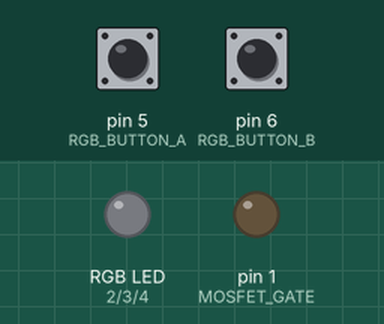
Simulated run of this sketch. Board: Arduino Uno, built with avr-gcc and run on an emulated ATmega328P. On the bench: an RGB LED mixed from three pins (HIGH = lit), output pins drawn as LEDs (lit = HIGH). The test bench sets the inputs (shaded band); at power-on: pin 6 (RGB_BUTTON_B) LOW, pin 5 (RGB_BUTTON_A) LOW.

Above: at 1.2 s.
1.3 s: pin 6 (RGB_BUTTON_B) pulled HIGH for 0.15 s
At 2.3 s:
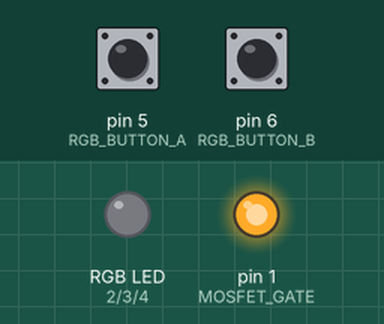
3.0 s: pin 5 (RGB_BUTTON_A) pulled HIGH for 0.15 s
At 4.1 s:
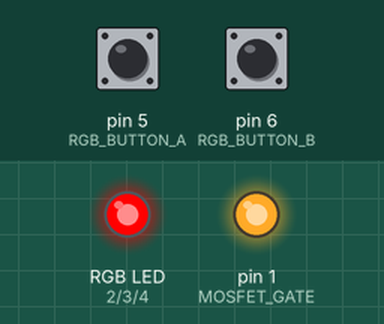
4.6 s: pin 5 (RGB_BUTTON_A) pulled HIGH for 1 s
At 5.3 s:
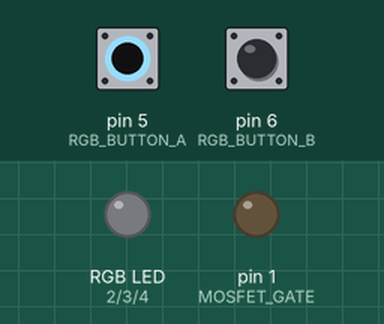
7.1 s: pin 6 (RGB_BUTTON_B) pulled HIGH for 1 s
At 9.2 s:
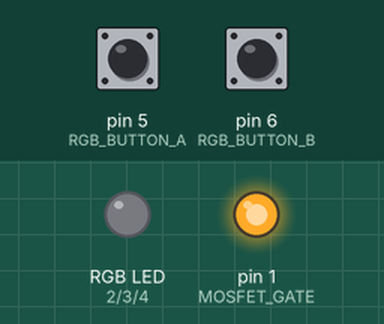
Timing chart, 0 to 10.6 s (numbered marks = the images above; inputs shaded):
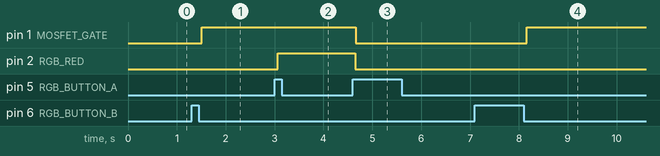

The sketch:

blanket-controller.ino
```cpp
// constants for the RGB shield
#define RGB_RED 2
#define RGB_GREEN 3
#define RGB_BLUE 4
#define RGB_BUTTON_A 5
#define RGB_BUTTON_B 6

// output on GPIO pin 1 - this controls the MOSFET via PWM
#define MOSFET_GATE 1

// track the output voltage
#define HEAT_OFF 0
#define HEAT_LOW 1
#define HEAT_MEDIUM 2
#define HEAT_HIGH 3
int heatLevel = HEAT_OFF;

// used to track control button state (standard debouncing approach
// Button A is used for on-board debugging (momentary)
// Button B works as the deployment toggler switch
int buttonAState;
int lastButtonAState = LOW;
int buttonBState;
int lastButtonBState = LOW;
unsigned long lastDebounceATime = 0;
unsigned long lastDebounceBTime = 0;
unsigned long debounceDelay = 50;

// setup the pins and make sure the blanket is off
void setup() {
  pinMode(RGB_RED, OUTPUT);
  pinMode(RGB_GREEN, OUTPUT);
  pinMode(RGB_BLUE, OUTPUT);
  pinMode(RGB_BUTTON_A, INPUT);
  pinMode(RGB_BUTTON_B, INPUT);
  lastButtonBState = digitalRead(RGB_BUTTON_B);
  pinMode(MOSFET_GATE, OUTPUT);
  // setup serial comms for debugging
  //Serial.begin(9600);
  // intiailize it all as off
  updateFeedbackLed();
  updateOutputLevel();
}

// main functioning
void loop() {
  int changed = 0;
  changed = buttonWasPressed();
  if (changed == 1) {
    updateFeedbackLed();
    updateOutputLevel();
  }
}

int buttonWasPressed() {
  int changed = 0;
  int reading;

  // check button A first
  // A standard debounced button check
  // see: https://www.arduino.cc/en/Tutorial/BuiltInExamples/Debounce
  reading = digitalRead(RGB_BUTTON_A);
  if (reading != lastButtonAState) {
    lastDebounceATime = millis();
  }
  if ((millis() - lastDebounceATime) > debounceDelay) {
    if (reading != buttonAState) {
      buttonAState = reading;
      if (buttonAState == HIGH) {
        handleButtonPress();
        changed = 1;
        Serial.println("Button A Pressed");
      }
    }
  }
  lastButtonAState = reading;

  // now check for toggle on button B
  reading = digitalRead(RGB_BUTTON_B);
  if (reading != lastButtonBState) {
    lastDebounceBTime = millis();
  }
  if ((millis() - lastDebounceBTime) > debounceDelay) {
    if (reading != buttonBState) {
      buttonBState = reading;
      handleButtonPress();
      changed = 1;
      Serial.println("Button B Pressed");
    }
  }
  lastButtonBState = reading;

  return changed; // return 1 if the button was pressed, 0 if not
}

void updateOutputLevel() {
  int outputLevel = 0;
  switch(heatLevel) {
    case HEAT_OFF:
      outputLevel = 0;
      break;
    case HEAT_LOW:
      outputLevel = 70;
      break;
    case HEAT_MEDIUM:
      outputLevel = 150;
      break;
    case HEAT_HIGH:
      outputLevel = 255;
      break;
  }
  //Serial.print(" -> ouput level ");
  //Serial.println(outputLevel);
  analogWrite(MOSFET_GATE, outputLevel);
}

void updateFeedbackLed() {
  // I found that I needed to zero it before resetting in order to make the HEAT_LOW
  // value show up correctly. No idea why. WTF.
  analogWrite(RGB_RED, 0);
  analogWrite(RGB_GREEN, 0);
  analogWrite(RGB_BLUE, 0);
  delay(10);
  // now that we're reset the LEDs go ahead and set the right display level
  switch(heatLevel) {
    case HEAT_OFF:
      analogWrite(RGB_RED, 0);
      analogWrite(RGB_GREEN, 0);
      analogWrite(RGB_BLUE, 100);
      break;
    case HEAT_LOW:
      analogWrite(RGB_RED, 20);
      analogWrite(RGB_GREEN, 0);
      analogWrite(RGB_BLUE, 0);
      break;
    case HEAT_MEDIUM:
      analogWrite(RGB_RED, 120);
      analogWrite(RGB_GREEN, 0);
      analogWrite(RGB_BLUE, 0);
      break;
    case HEAT_HIGH:
      analogWrite(RGB_RED, 255);
      analogWrite(RGB_GREEN, 0);
      analogWrite(RGB_BLUE, 0);
      break;
  }
}

void handleButtonPress() {
  heatLevel = heatLevel + 1;
  if (heatLevel == 4) {
    heatLevel = 0;
  }
  //Serial.print("Set heatLevel to ");
  //Serial.println(heatLevel);
}
```

Measured:
- after the input at 1.3 s, pin 1 (MOSFET_GATE): LOW → HIGH after 0.21 s
- after the input at 3.0 s, pin 2 (RGB_RED): LOW → HIGH after 0.06 s
- after the input at 4.6 s, pin 1 (MOSFET_GATE): HIGH → LOW after 0.06 s; pin 2 (RGB_RED): HIGH → LOW after 0.05 s
- after the input at 7.1 s, pin 1 (MOSFET_GATE): LOW → HIGH after 1.1 s
